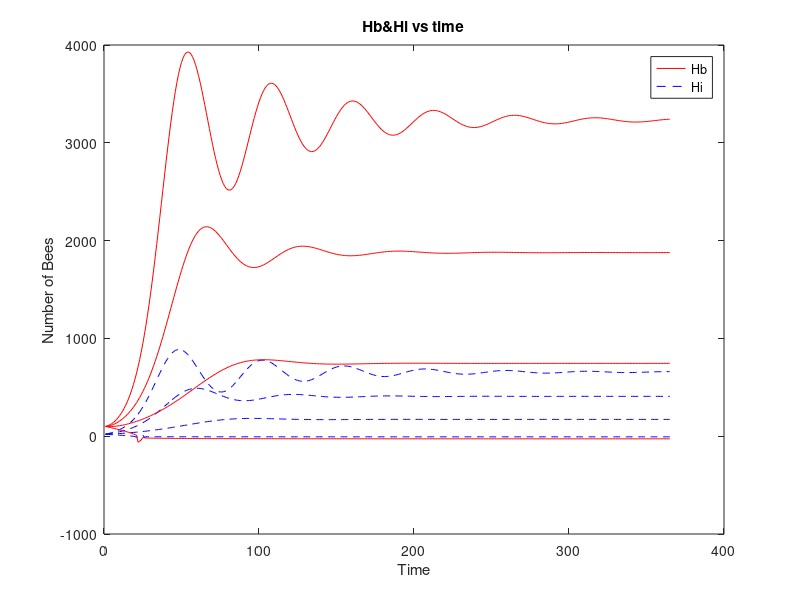
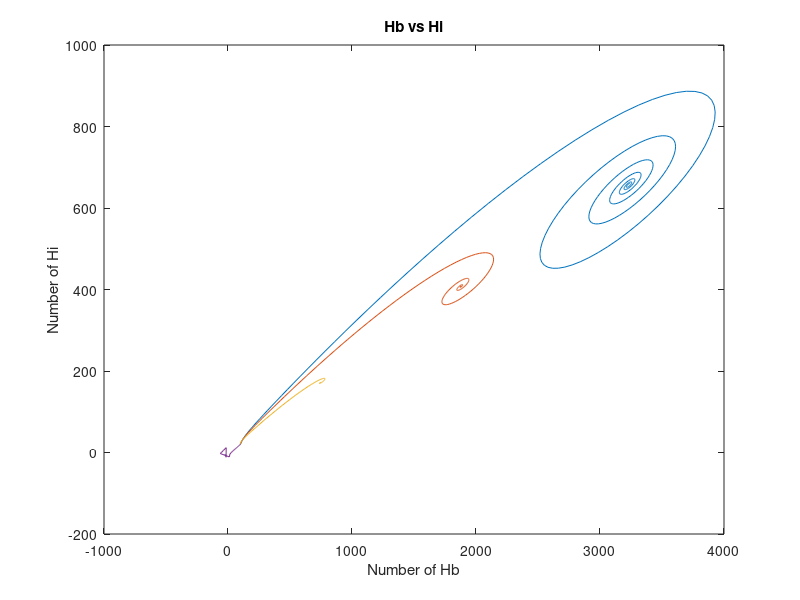

Reproduce these figures in MATLAB, in order.
clc;                                               % Clears the screen
clear all;

t=1; t_end=365;%How long the day is

L=1500;
w=10000;
Sigma=0.75;
m=0.24;

for Alpha=0.24:0.02:0.30 %here are how the Alpha change, cannot be 3.5 or bigger
Hb = zeros(t_end,1);
Hi = zeros(t_end,1);

Hb(1) = 100;% How many Hb and Hi in the day 1
Hi(1) = 20;
x=[Hb;Hi];

f1=@(x,y) L.*(x)/(w+x)-Alpha.*x+Sigma.*x.*(y./(x+y));
f2=@(x,y) Alpha.*x-Sigma.*x.*(y./(x-y))-m.*y;  
F_xy = @(x,y)[f1(x,y);f2(x,y)];                    

for i=1:(t_end-1)                           % calculation loop
    k_1 = F_xy(Hb(i),Hi(i)); 
    
    k_2 = F_xy(Hb(i)+0.5*t,Hi(i)+0.5*t*k_1);
    k_3 = F_xy((Hb(i)+0.5*t),(Hi(i)+0.5*t*k_2));
    k_4 = F_xy((Hb(i)+t),(Hi(i)+k_3*t));
    
    Hb(i+1) = Hb(i) + (1/6)*(k_1(1)+2*k_2(1)+2*k_3(1)+k_4(1))*t;
    Hi(i+1) = Hi(i) + (1/6)*(k_1(2)+2*k_2(2)+2*k_3(2)+k_4(2))*t;  
end

time=1:1:t_end;%figures are in here
figure(1);%Hb and Hi vs time
plot(time,Hb,'r-');
hold on;
plot(time,Hi,'b--');
title('Hb&Hi vs time');
xlabel('Time');
ylabel('Number of Bees');
legend('Hb','Hi');

figure(2);%Hb vs Hi
plot(Hb,Hi);
title('Hb vs Hi');
xlabel('Number of Hb');
ylabel('Number of Hi');
hold on;

fprintf('point is %8.4e %8.4e and the rate is %8.4e\n',Hb(t_end),Hi(t_end),Hb(t_end)/Hi(t_end) );
end
